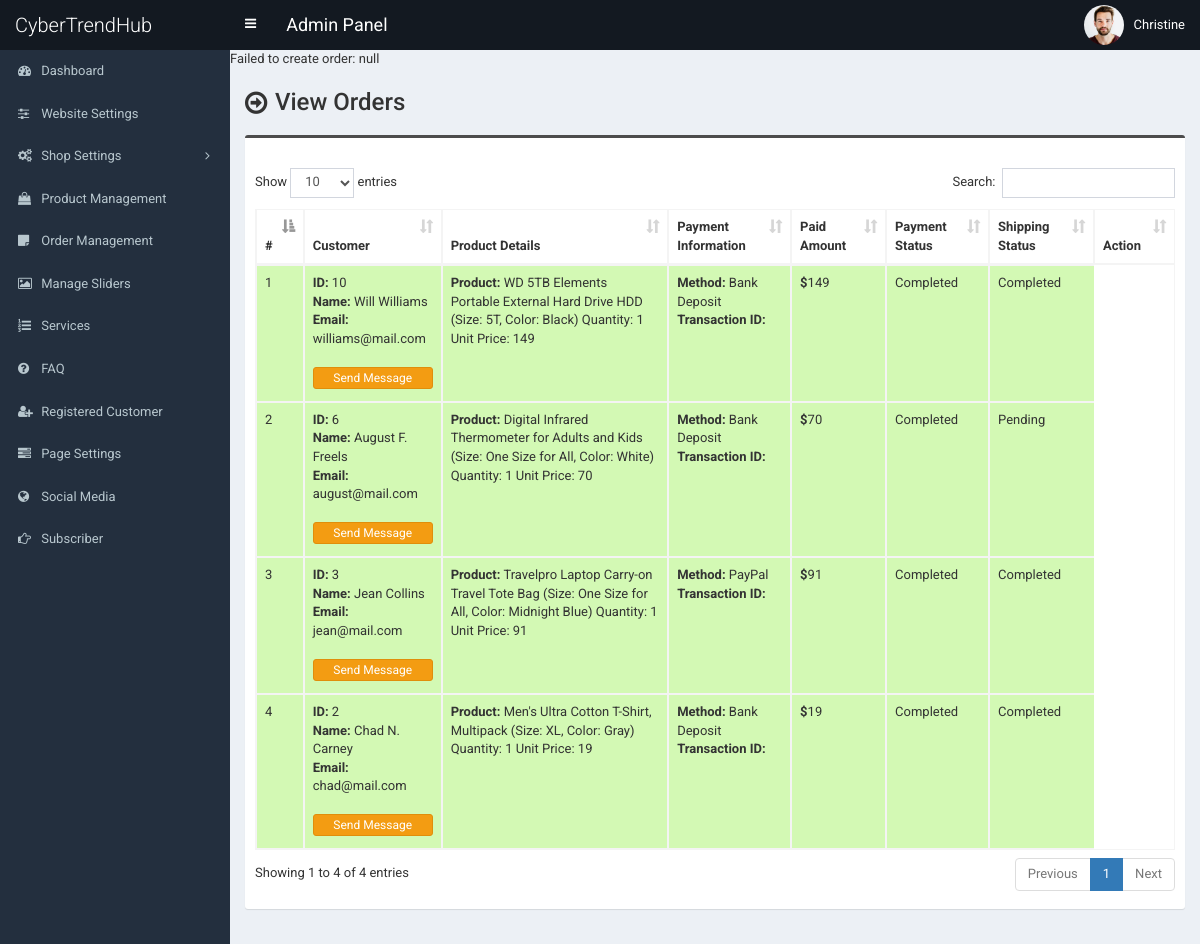
The page /admin/order1.php (signed in) on the database as committed earlier.
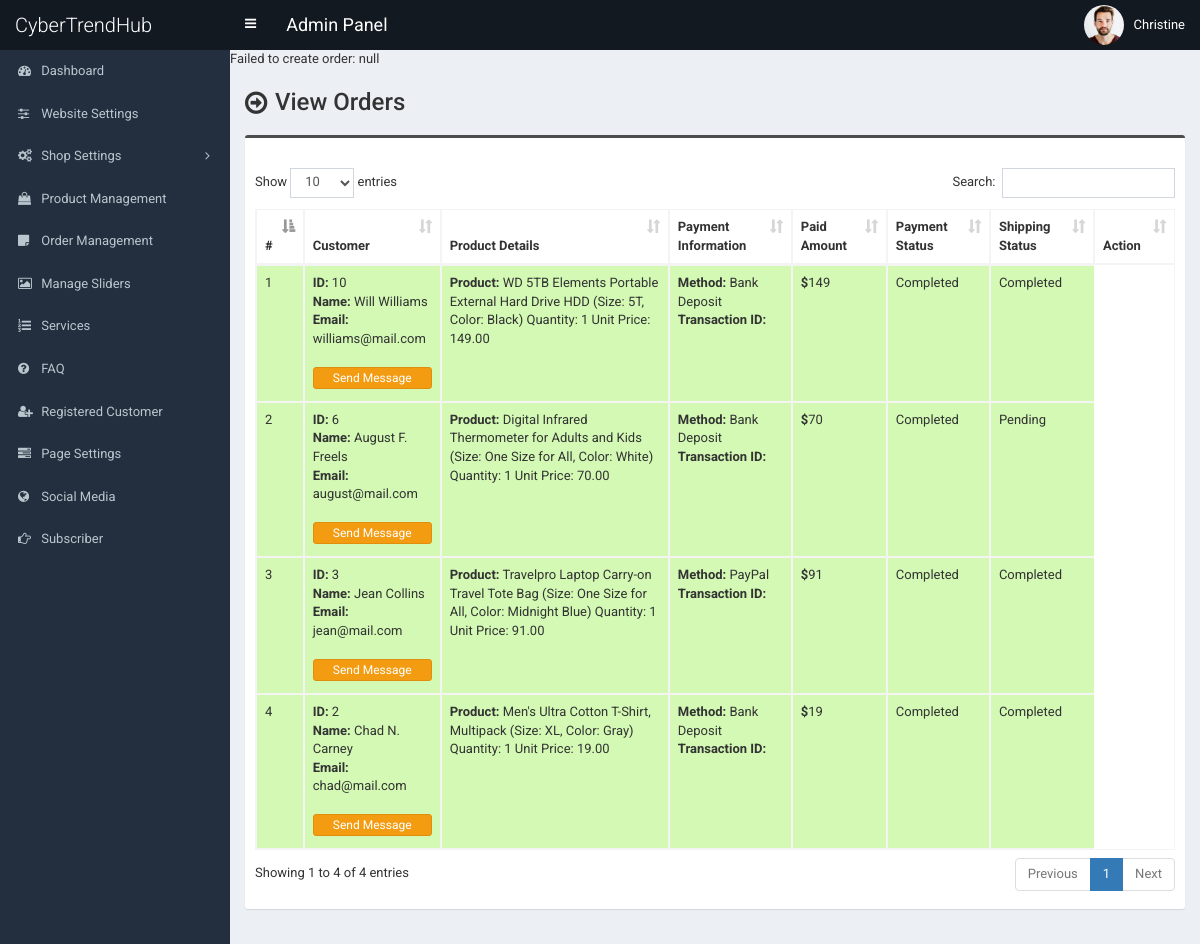
The same page on the database as committed later.
### tables this page shows
CREATE TABLE `tbl_order` (
  `id` int(11) NOT NULL,
  `product_id` int(11) DEFAULT NULL,
  `product_name` varchar(255) NOT NULL,
  `customer_email` varchar(255) NOT NULL,
  `size` varchar(100) DEFAULT NULL,
  `color` varchar(100) DEFAULT NULL,
  `quantity` int(11) NOT NULL,
  `unit_price` decimal(10,2) NOT NULL,
  `payment_id` varchar(255) NOT NULL,
  `aliexpress_order_id` varchar(100) DEFAULT NULL,
  `cj_order_id` varchar(100) DEFAULT NULL,
  `tracking_number` varchar(100) DEFAULT NULL,
  `carrier` varchar(100) DEFAULT NULL,
  `order_status` varchar(50) DEFAULT 'Pending',
  `shipping_status` varchar(50) DEFAULT 'Processing',
  `estimated_delivery` date DEFAULT NULL,
  `download_code` varchar(32) DEFAULT NULL,
  `created_at` timestamp NOT NULL DEFAULT current_timestamp()
);

### admin/order1.php (the view, shortened to what the changed rows need)
<?php
require_once('header.php');
?>
<section class="content-header">
    <div class="content-header-left">
        <h1>View Orders</h1>
    </div>
</section>
<section class="content">
    <div class="row">
        <div class="col-md-12">
            <div class="box box-info">
                <div class="box-body table-responsive">
                    <table id="example1" class="table table-bordered table-hover table-striped">
                        <thead>
                            <tr>
                                <th>#</th>
                                <th>Customer</th>
                                <th>Product Details</th>
                                <th>Payment Information</th>
                                <th>Paid Amount</th>
                                <th>Payment Status</th>
                                <th>Shipping Status</th>
                                <th>Action</th>
                            </tr>
                        </thead>
                        <tbody>
                            <?php
                            $i = 0;
                            $statement = $pdo->prepare("SELECT * FROM tbl_payment ORDER by id DESC");
                            $statement->execute();
                            $result = $statement->fetchAll(PDO::FETCH_ASSOC);
                            foreach ($result as $row) {
                                $i++;
                                ?>
                                <tr class="<?php echo $row['payment_status'] == 'Pending' ? 'bg-r' : 'bg-g'; ?>">
                                    <td><?php echo $i; ?></td>
                                    <td>
                                        <b>ID:</b> <?php echo $row['customer_id']; ?><br>
                                        <b>Name:</b> <?php echo $row['customer_name']; ?><br>
                                        <b>Email:</b> <?php echo $row['customer_email']; ?><br><br>
                                        <a href="#" data-toggle="modal" data-target="#model-<?php echo $i; ?>" class="btn btn-warning btn-xs" style="width:100%;margin-bottom:4px;">Send Message</a>
                                    </td>
                                    <td>
                                        <?php
                                        $statement1 = $pdo->prepare("SELECT * FROM tbl_order WHERE payment_id=?");
                                        $statement1->execute([$row['payment_id']]);
                                        $result1 = $statement1->fetchAll(PDO::FETCH_ASSOC);
                                        foreach ($result1 as $row1) {
                                            echo "<b>Product:</b> {$row1['product_name']} (Size: {$row1['size']}, Color: {$row1['color']}) Quantity: {$row1['quantity']} Unit Price: {$row1['unit_price']}<br>";
                                        }
                                        ?>
                                    </td>
                                    <td><b>Method:</b> <?php echo $row['payment_method']; ?><br><b>Transaction ID:</b> <?php echo $row['txnid']; ?></td>
                                    <td><b>$</b><?php echo $row['paid_amount']; ?></td>
                                    <td><?php echo $row['payment_status']; ?></td>
                                    <td><?php echo $row['shipping_status']; ?></td>
                                </tr>
                            <?php } ?>
                        </tbody>
                    </table>
                </div>
            </div>
        </div>
    </div>
</section>
<?php require_once('footer.php'); ?>

Rows that differ between the two databases and show on the page:
changed tbl_order "WD 5TB Elements Portable External Hard Drive HDD": unit_price "149" → "149.00"
changed tbl_order "Digital Infrared Thermometer for Adults and Kids": unit_price "70" → "70.00"
changed tbl_order "Travelpro Laptop Carry-on Travel Tote Bag": unit_price "91" → "91.00"
changed tbl_order "Men's Ultra Cotton T-Shirt, Multipack": unit_price "19" → "19.00"
